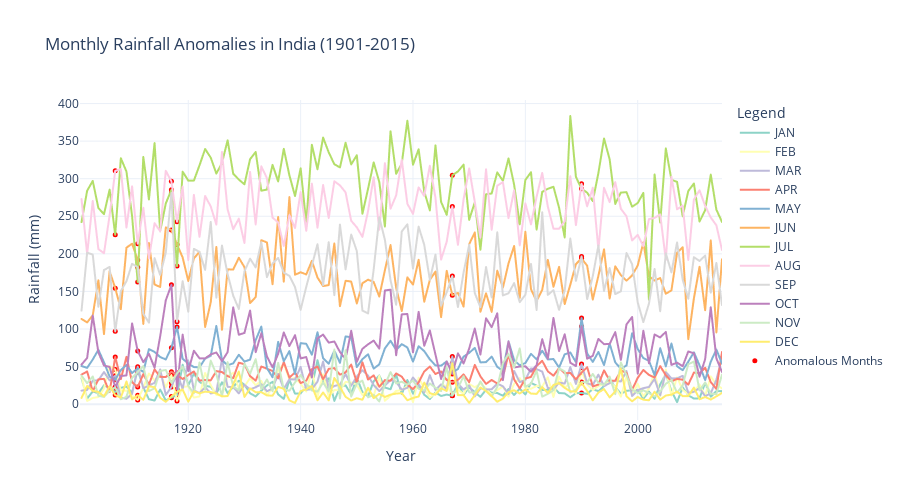

Notebook code cell kept with this figure:
### Code cell
# preparing data for monthly anomalies
monthly_anomalies = []
for column in monthly_columns:
    for _, row in monthly_anomalies_df.iterrows():
        monthly_anomalies.append({'Year': row['YEAR'], 'Month': column, 'Rainfall': row[column]})

monthly_anomalies_df_long = pd.DataFrame(monthly_anomalies)

fig_monthly_anomalies = px.line(
    rainfall_data,
    x='YEAR',
    y=monthly_columns,
    labels={'YEAR': 'Year', 'value': 'Rainfall (mm)', 'variable': 'Month'},
    title='Monthly Rainfall Anomalies in India (1901-2015)',
    color_discrete_sequence=px.colors.qualitative.Set3
)

fig_monthly_anomalies.add_trace(go.Scatter(
    x=monthly_anomalies_df_long['Year'],
    y=monthly_anomalies_df_long['Rainfall'],
    mode='markers',
    name='Anomalous Months',
    marker=dict(color='red', size=5, symbol='circle')
))

fig_monthly_anomalies.update_layout(
    template='plotly_white',
    legend=dict(title="Legend"),
    height=500
)

fig_monthly_anomalies.show()
